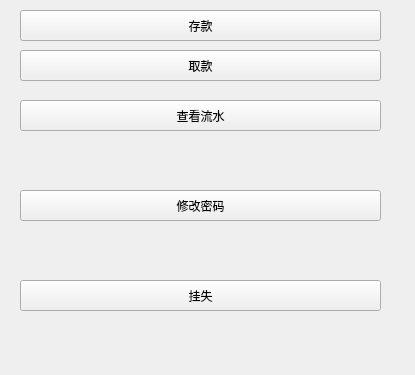
<?xml version="1.0" encoding="UTF-8"?>
<ui version="4.0">
 <class>choice</class>
 <widget class="QWidget" name="choice">
  <property name="geometry">
   <rect>
    <x>0</x>
    <y>0</y>
    <width>415</width>
    <height>375</height>
   </rect>
  </property>
  <property name="windowTitle">
   <string>Form</string>
  </property>
  <widget class="QPushButton" name="options_depositButton">
   <property name="geometry">
    <rect>
     <x>20</x>
     <y>10</y>
     <width>361</width>
     <height>31</height>
    </rect>
   </property>
   <property name="text">
    <string>存款</string>
   </property>
  </widget>
  <widget class="QPushButton" name="options_passwdButton">
   <property name="geometry">
    <rect>
     <x>20</x>
     <y>190</y>
     <width>361</width>
     <height>31</height>
    </rect>
   </property>
   <property name="text">
    <string>修改密码</string>
   </property>
  </widget>
  <widget class="QPushButton" name="options_lostButton">
   <property name="geometry">
    <rect>
     <x>20</x>
     <y>280</y>
     <width>361</width>
     <height>31</height>
    </rect>
   </property>
   <property name="text">
    <string>挂失</string>
   </property>
  </widget>
  <widget class="QPushButton" name="options_flowButton">
   <property name="geometry">
    <rect>
     <x>20</x>
     <y>100</y>
     <width>361</width>
     <height>31</height>
    </rect>
   </property>
   <property name="text">
    <string>查看流水</string>
   </property>
  </widget>
  <widget class="QPushButton" name="options_withdrawButton">
   <property name="geometry">
    <rect>
     <x>20</x>
     <y>50</y>
     <width>361</width>
     <height>31</height>
    </rect>
   </property>
   <property name="text">
    <string>取款</string>
   </property>
  </widget>
 </widget>
 <resources/>
 <connections/>
</ui>
